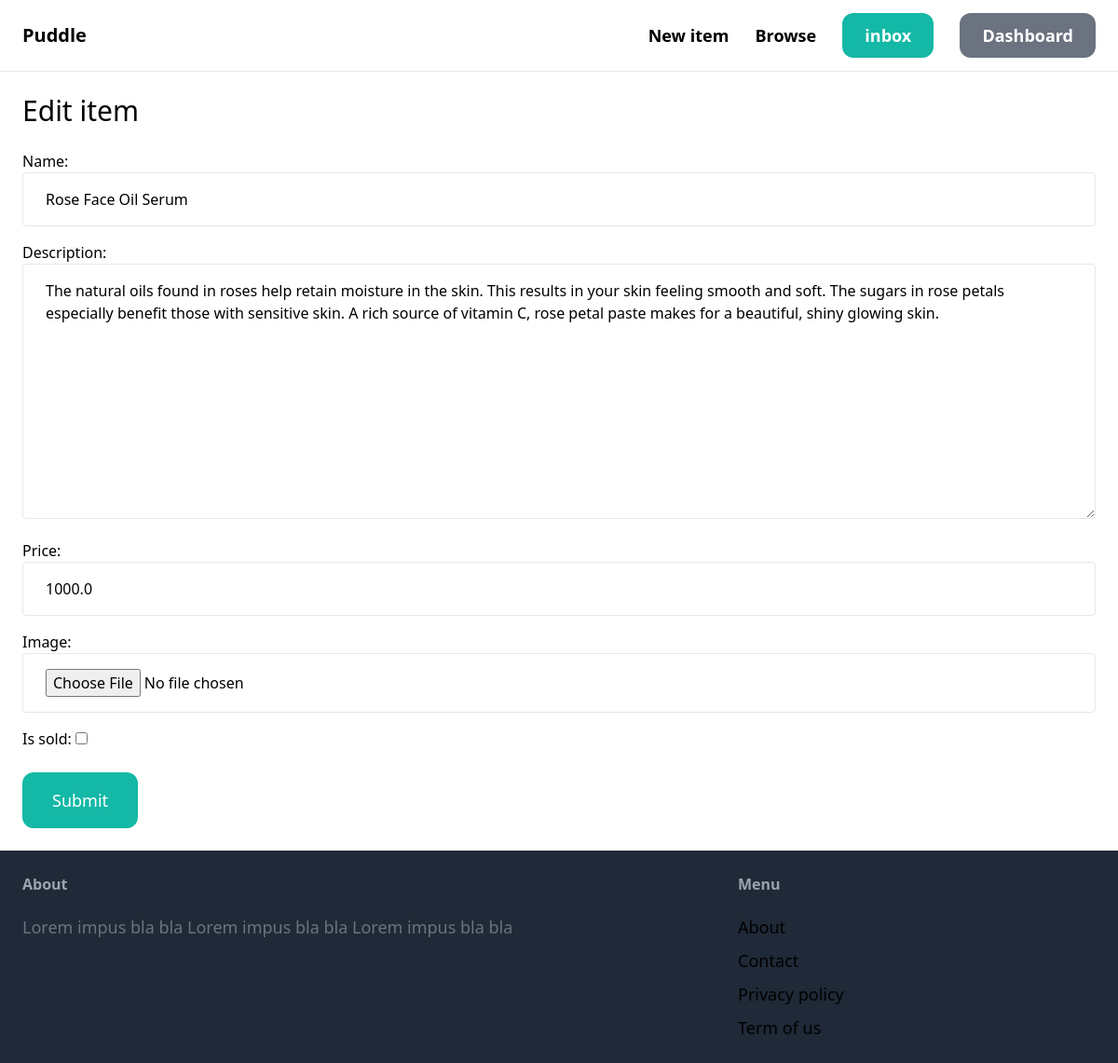
The page /items/3/edit/ (signed in) on the database its author committed.
### item/models.py (models this page shows, shortened)
class Item(models.Model):
    category = models.ForeignKey(Category,related_name="items",on_delete=models.CASCADE)
    name = models.CharField(max_length=255)
    description = models.TextField(blank=True,null=True)
    price = models.FloatField()
    image = models.ImageField(upload_to='item_images',blank=True,null=True)
    is_sold = models.BooleanField(default=False)
    created_by = models.ForeignKey(User, related_name="items",on_delete=models.CASCADE)
    created_at = models.DateTimeField(auto_now_add=True)

### item/views.py (the view)
# urls.py: path('<int:pk>/edit/', views.edit, name='edit'),
@login_required
def edit(request,pk):
    item = get_object_or_404(Item,pk=pk, created_by=request.user)
    if request.method == 'POST':
        form = EditItemForm(request.POST, request.FILES,instance=item)
        if form.is_valid():
            form.save()
            return redirect('item:detail',pk=item.id)
    else:
        form = EditItemForm(instance=item)
    return render(request, 'item/form.html',{
        'form':form,
        'title': 'Edit item',
    })

### item/forms.py
class EditItemForm(forms.ModelForm):
    class Meta:
        model = Item
        fields =('name', 'description', 'price', 'image','is_sold')
        widgets = {
        'name': forms.TextInput
        (attrs={
            'class': INPUT_CLASSES
        }),
        'description': forms.Textarea(attrs={
            'class': INPUT_CLASSES
        }),
        'price': forms.TextInput(attrs={
            'class': INPUT_CLASSES
        }),
        'image': forms.FileInput(attrs={
            'class': INPUT_CLASSES
        })
        }

### templates/item/form.html (shortened to what this page needs)
{% extends "core/base.html" %}
{% block content %}
    <h1 class="mb-6 text-3xl">{{title}}</h1>
    <form method="post" action="." enctype="multipart/form-data">
        <div class="space-y-4">
            {{form.as_p}}
        </div>
        <button class="mt-6 py-4 px-8 text-lg bg-teal-500 hover:bg-teal-700 rounded-xl text-white">Submit</button>
    </form>
{% endblock  %}

### rows shown on the page
Item: name "Rose Face Oil Serum", description "The natural oils found in roses help retain moisture in the skin. This results in your skin feeling smooth and soft. The sugars in rose petals especially benefit those with sensitive skin. A rich source of vitamin C, rose petal paste makes for a beautiful, shiny glowing skin.", price "1000.0"

### other values the page prints
{{ title }} "Edit item"
